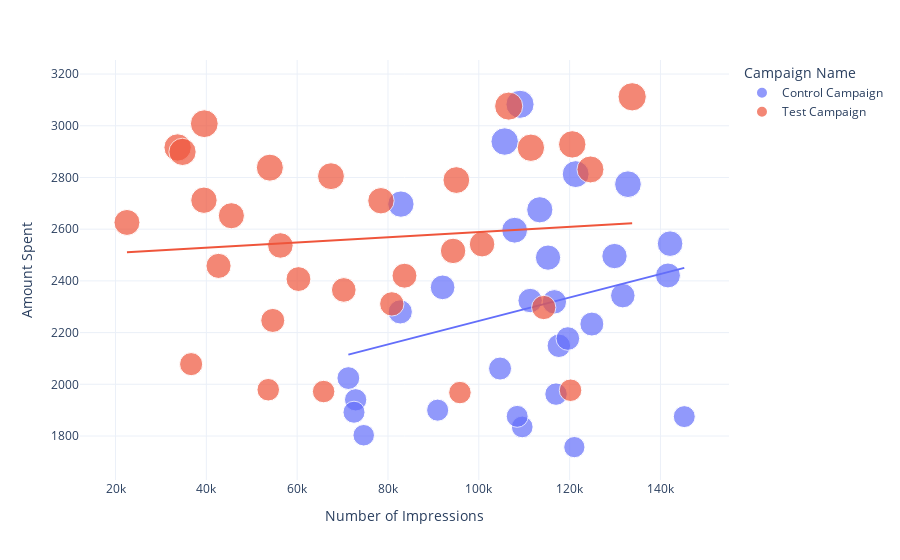

Source (notebook cell):
### Code cell
figure = px.scatter(data_frame = ab_data, 
                    x="Number of Impressions",
                    y="Amount Spent", 
                    size="Amount Spent", 
                    color= "Campaign Name", 
                    trendline="ols")
figure.show()

### Figure 1 — Plotly figure (JSON) as saved in the notebook; plotly's stock layout.template omitted (floating-point values rounded to 4 significant figures)
{"data": [{"hovertemplate": "Campaign Name=Control Campaign<br>Number of Impressions=%{x}<br>Amount Spent=%{marker.size}<extra></extra>", "legendgroup": "Control Campaign", "marker": {"color": "#636efa", "size": [2280, 1757, 2343, 1940, 1835, 3083, 2544, 1900, 2813, 2149, 2490, 2319, 2697, 1875, 2774, 2024, 2177, 1876, 2596, 2675, 1803, 2939, 2496, 1892, 1962, 2233, 2061, 2421, 2375, 2324], "sizemode": "area", "sizeref": 7.78, "symbol": "circle"}, "mode": "markers", "name": "Control Campaign", "orientation": "v", "showlegend": true, "type": "scatter", "x": [82702, 121040, 131711, 72878, 109600.0, 109076, 142123, 90939, 121332, 117624, 115247, 116639, 82847, 145248, 132845, 71274, 119612, 108452, 107890, 113430, 74654, 105705, 129880, 72515, 117006, 124897, 104678, 141654, 92029, 111306], "xaxis": "x", "y": [2280, 1757, 2343, 1940, 1835, 3083, 2544, 1900, 2813, 2149, 2490, 2319, 2697, 1875, 2774, 2024, 2177, 1876, 2596, 2675, 1803, 2939, 2496, 1892, 1962, 2233, 2061, 2421, 2375, 2324], "yaxis": "y"}, {"hovertemplate": "<b>OLS trendline</b><br>Amount Spent = 0.00453629 * Number of Impressions + 1791.44<br>R<sup>2</sup>=0.069265<br><br>Campaign Name=Control Campaign<br>Number of Impressions=%{x}<br>Amount Spent=%{y} <b>(trend)</b><extra></extra>", "legendgroup": "Control Campaign", "marker": {"color": "#636efa", "symbol": "circle"}, "mode": "lines", "name": "Control Campaign", "showlegend": false, "type": "scatter", "x": [71274, 72515, 72878, 74654, 82702, 82847, 90939, 92029, 104678, 105705, 107890, 108452, 109076, 109600.0, 111306, 113430, 115247, 116639, 117006, 117624, 119612, 121040, 121332, 124897, 129880, 131711, 132845, 141654, 142123, 145248], "xaxis": "x", "y": [2115.0, 2120.0, 2122.0, 2130.0, 2167.0, 2167.0, 2204.0, 2209.0, 2266.0, 2271.0, 2281.0, 2283.0, 2286.0, 2288.0, 2296.0, 2306.0, 2314.0, 2321.0, 2322.0, 2325.0, 2334.0, 2341.0, 2342.0, 2358.0, 2381.0, 2389.0, 2394.0, 2434.0, 2436.0, 2450.0], "yaxis": "y"}, {"hovertemplate": "Campaign Name=Test Campaign<br>Number of Impressions=%{x}<br>Amount Spent=%{marker.size}<extra></extra>", "legendgroup": "Test Campaign", "marker": {"color": "#EF553B", "size": [3008, 2542, 2365, 2710, 2297, 2458, 2838, 2916, 2652, 2790, 2420, 2831, 1972, 2537, 2516, 3076, 1968, 1979, 2626, 2712, 3112, 2899, 2407, 2078, 2928, 2311, 2915, 2247, 2805, 1977], "sizemode": "area", "sizeref": 7.78, "symbol": "circle"}, "mode": "markers", "name": "Test Campaign", "orientation": "v", "showlegend": true, "type": "scatter", "x": [39550, 100719, 70263, 78451, 114295, 42684, 53986, 33669, 45511, 95054, 83633, 124591, 65827, 56304, 94338, 106584, 95843, 53632, 22521, 39470, 133771, 34752, 60286, 36650, 120576, 80841, 111469, 54627, 67444, 120203], "xaxis": "x", "y": [3008, 2542, 2365, 2710, 2297, 2458, 2838, 2916, 2652, 2790, 2420, 2831, 1972, 2537, 2516, 3076, 1968, 1979, 2626, 2712, 3112, 2899, 2407, 2078, 2928, 2311, 2915, 2247, 2805, 1977], "yaxis": "y"}, {"hovertemplate": "<b>OLS trendline</b><br>Amount Spent = 0.00100671 * Number of Impressions + 2487.98<br>R<sup>2</sup>=0.008600<br><br>Campaign Name=Test Campaign<br>Number of Impressions=%{x}<br>Amount Spent=%{y} <b>(trend)</b><extra></extra>", "legendgroup": "Test Campaign", "marker": {"color": "#EF553B", "symbol": "circle"}, "mode": "lines", "name": "Test Campaign", "showlegend": false, "type": "scatter", "x": [22521, 33669, 34752, 36650, 39470, 39550, 42684, 45511, 53632, 53986, 54627, 56304, 60286, 65827, 67444, 70263, 78451, 80841, 83633, 94338, 95054, 95843, 100719, 106584, 111469, 114295, 120203, 120576, 124591, 133771], "xaxis": "x", "y": [2511.0, 2522.0, 2523.0, 2525.0, 2528.0, 2528.0, 2531.0, 2534.0, 2542.0, 2542.0, 2543.0, 2545.0, 2549.0, 2554.0, 2556.0, 2559.0, 2567.0, 2569.0, 2572.0, 2583.0, 2584.0, 2584.0, 2589.0, 2595.0, 2600.0, 2603.0, 2609.0, 2609.0, 2613.0, 2623.0], "yaxis": "y"}], "layout": {"autosize": true, "legend": {"itemsizing": "constant", "title": {"text": "Campaign Name"}, "tracegroupgap": 0}, "margin": {"t": 60}, "xaxis": {"anchor": "y", "autorange": true, "domain": [0, 1], "range": [13060.0, 154300.0], "title": {"text": "Number of Impressions"}, "type": "linear"}, "yaxis": {"anchor": "x", "autorange": true, "domain": [0, 1], "range": [1575.0, 3325.0], "title": {"text": "Amount Spent"}, "type": "linear"}}}
